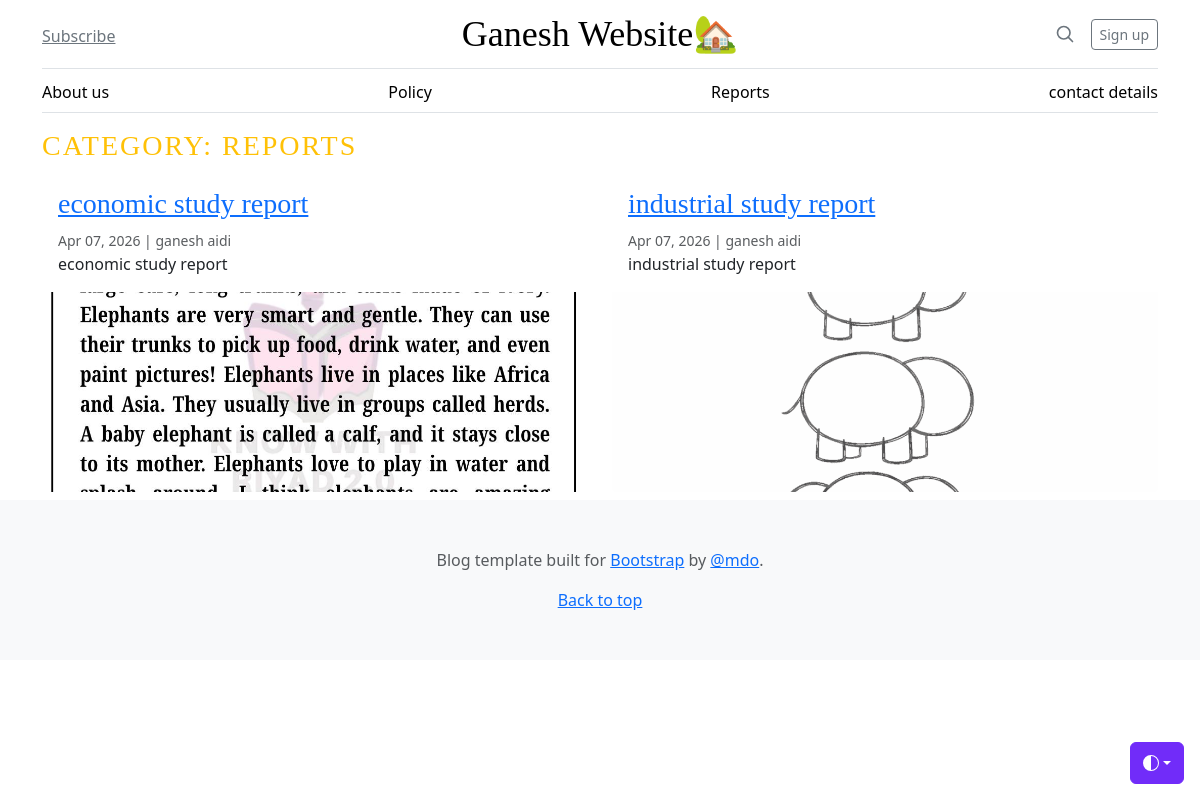
The app's page /category/3/, older data.
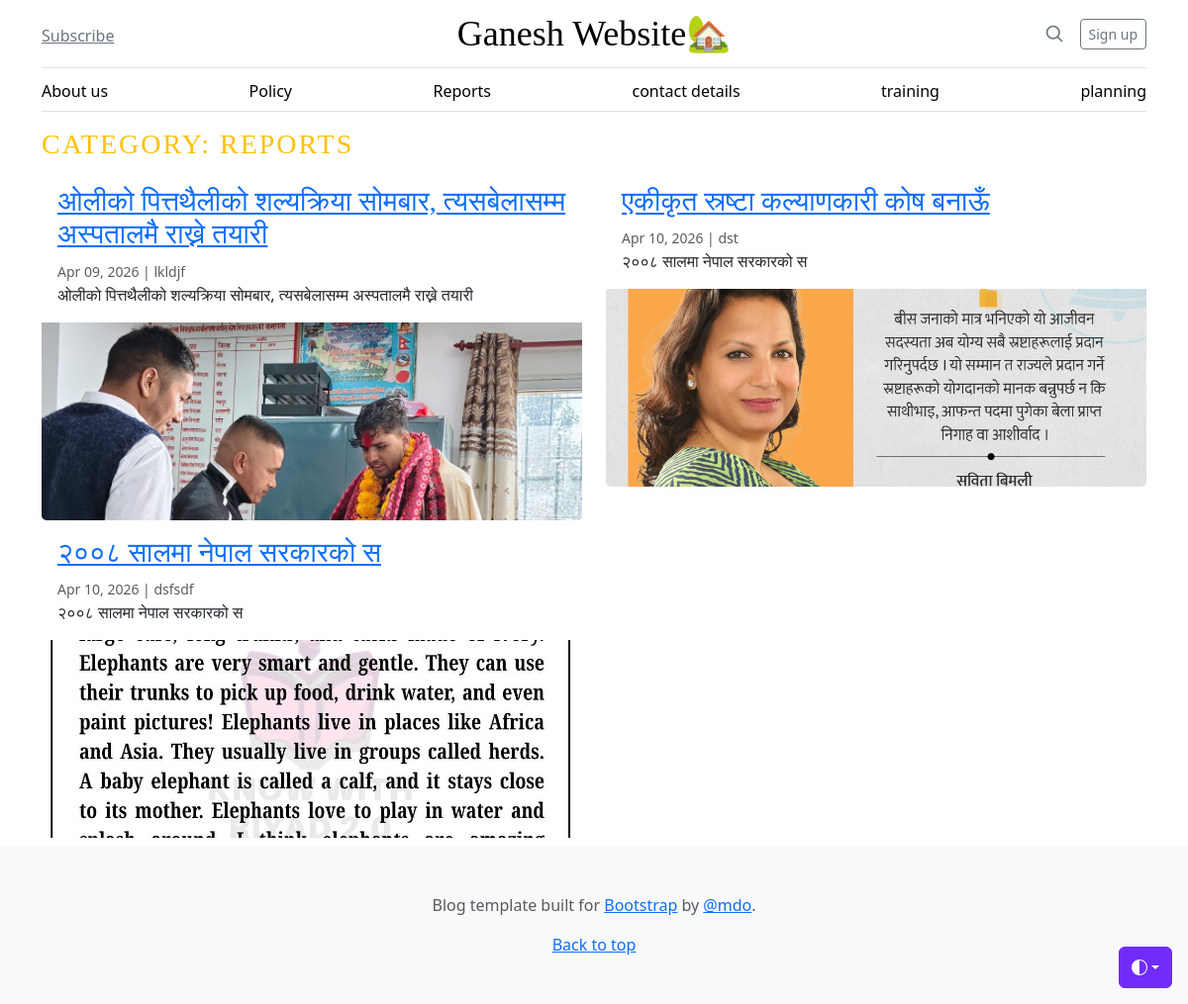
The same page, newer data.
### blog/models.py (models this page shows, shortened)
class Category(models.Model):
    title = models.CharField(max_length=100)
    name = models.CharField(max_length=100)
    created_at = models.DateTimeField(auto_now_add=True)
    updated_at = models.DateTimeField(auto_now=True)

class Blog(models.Model):
    title = models.CharField(max_length=200, null=True, blank=True)
    slug = models.SlugField(unique=True)
    category = models.ForeignKey(Category, on_delete=models.CASCADE)
    author = models.CharField(max_length=100)
    featured_image = models.ImageField(upload_to='blog_images/', null=True, blank=True)
    short_description = models.CharField(max_length=255)
    blog_body = models.TextField()
    status = models.IntegerField(choices=STATUS_CHOICES, default=0)
    featured_post = models.BooleanField(default=False, null=True, blank=True)
    created_at = models.DateTimeField(auto_now_add=True)
    updated_at = models.DateTimeField(auto_now=True)

### blog/views.py (the view)
# urls.py: path('<int:category_id>/', views.post_by_category,
def post_by_category(request, category_id):
    posts = Blog.objects.filter(category_id=category_id, status=1)
    category = get_object_or_404(Category, id=category_id)
    context = {
        'posts': posts,
        'category': category,
    }
    return render(request, 'post_by_category.html', context)

### blog/context_processor.py (called while the page is built)
def get_categories(request):
    categories = Category.objects.all()
    return dict(categories=categories)

### templates/post_by_category.html (shortened to what this page needs)
{% extends "base.html" %} {% block content %}
<div class="container">
  <h3 class="text-uppercase text-warning" style="letter-spacing: 2px">
    Category: {{ category.name }}
  </h3>
  <div class="row mb-2">
    {% if posts %} {% for post in posts %}
    <div class="col-md-6">
      <div class="card border-0">
        <div class="card-body">
          <h3><a href="#"> {{ post.title }} </a></h3>
          <small class="mb-1 text-muted"
            >{{ post.created_at|date:"M d, Y" }} | {{ post.author }}</small
          >
          <p class="card-text">
            {{ post.short_description | truncatewords:10 }}
          </p>
        </div>
        <img
          src="{{ post.featured_image.url }}"
          class="card-img-bottom"
          alt="{{ post.title }}"
          style="height: 200px; object-fit: cover;">
      </div>
    </div>
    {% endfor %} {% else %}
    <div class="col-12">
      <div class="alert alert-info text-center" role="alert">
        No posts found in this category.
      </div>
    </div>
    {% endif %}
  </div>
</div>
{% endblock %}

### templates/base.html (shortened to what this page needs)
{% load static %}
<!doctype html>
<html lang="en" data-bs-theme="auto">
  <head>
    <link href="{% static 'css/bootstrap.min.css' %}" rel="stylesheet" />
    <link href="blog.css" rel="stylesheet" />
  </head>
  <body>
    <div
      class="dropdown position-fixed bottom-0 end-0 mb-3 me-3 bd-mode-toggle"
    >
      <button
        class="btn btn-bd-primary py-2 dropdown-toggle d-flex align-items-center"
        id="bd-theme"
        type="button"
        aria-expanded="false"
        data-bs-toggle="dropdown"
        aria-label="Toggle theme (auto)"
      >
        <svg class="bi my-1 theme-icon-active" aria-hidden="true">
          <use href="#circle-half"></use>
        </svg>
      </button>
    </div>
    <div class="container">
      <header class="border-bottom lh-1 py-3">
        <div class="row flex-nowrap justify-content-between align-items-center">
          <div class="col-4 pt-1">
            <a class="link-secondary" href="#">Subscribe</a>
          </div>
          <div class="col-4 text-center">
            <a
              class="blog-header-logo text-body-emphasis text-decoration-none"
              href="{% url 'home' %}"
              >Ganesh Website🏡</a
            >
          </div>
          <div class="col-4 d-flex justify-content-end align-items-center">
            <a class="link-secondary" href="#" aria-label="Search">
              <svg
                xmlns="http://www.w3.org/2000/svg"
                width="20"
                height="20"
                fill="none"
                stroke="currentColor"
                stroke-linecap="round"
                stroke-linejoin="round"
                stroke-width="2"
                class="mx-3"
                role="img"
                viewBox="0 0 24 24"
              >
                <title>Search</title>
                <circle cx="10.5" cy="10.5" r="7.5"></circle>
                <path d="M21 21l-5.2-5.2"></path>
              </svg>
            </a>
            <a class="btn btn-sm btn-outline-secondary" href="#">Sign up</a>
          </div>
        </div>
      </header>
      <div class="nav-scroller py-1 mb-3 border-bottom">
        <nav class="nav nav-underline justify-content-between">
          {% for category in categories %}
          <a class="nav-item nav-link link-body-emphasis" href="{% url 'post_by_category' category.id %}"
            >{{ category.name }}</a
          >
          {% endfor %}
        </nav>
      </div>
    </div>
    {% block content %} {% endblock %}
    <footer class="py-5 text-center text-body-secondary bg-body-tertiary">
      <p>
        Blog template built for
        <a href="https://getbootstrap.com/">Bootstrap</a> by
        <a href="https://x.com/mdo">@mdo</a>.
      </p>
      <p class="mb-0"><a href="#">Back to top</a></p>
    </footer>
  </body>
</html>

### static/css/blog.css (style rules this page uses)
.blog-header-logo { font-family: "Playfair Display", Georgia, "Times New Roman", serif; font-size: 2.25rem; }
h1, h2, h3, h4, h5, h6 { font-family: "Playfair Display", Georgia, "Times New Roman", serif; }

### templates/base.html (style rules this page uses)
.bi { vertical-align: -0.125em; fill: currentColor; }
.nav-scroller { position: relative; z-index: 2; height: 2.75rem; overflow-y: hidden; }
.nav-scroller .nav { display: flex; flex-wrap: nowrap; padding-bottom: 1rem; margin-top: -1px; overflow-x: auto; text-align: center; white-space: nowrap; -webkit-overflow-scrolling: touch; }
.btn-bd-primary { --bd-violet-bg: #712cf9; --bd-violet-rgb: 112.520718, 44.062154, 249.437846; --bs-btn-font-weight: 600; --bs-btn-color: var(--bs-white); --bs-btn-bg: var(--bd-violet-bg); --bs-btn-border-color: var(--bd-violet-bg); --bs-btn-hover-color: var(--bs-white); --bs-btn-hover-bg: #6528e0; --bs-btn-hover-border-color: #6528e0; --bs-btn-focus-shadow-rgb: var(--bd-violet-rgb); --bs-btn-active-color: var(--bs-btn-hover-color); --bs-btn-active-bg: #5a23c8; --bs-btn-active-border-color: #5a23c8; }
.bd-mode-toggle { z-index: 1500; }
.bd-mode-toggle .bi { width: 1em; height: 1em; }

Row changes from the older to the newer data that the page shows:
removed Blog: title "economic study report", created_at "Apr 07, 2026", author "ganesh aidi", short_description "economic study report", featured_image (picture)
removed Blog: title "industrial study report", created_at "Apr 07, 2026", author "ganesh aidi", short_description "industrial study report", featured_image (picture)
added Category: name "training"
added Category: name "planning"
added Blog: title "ओलीको पित्तथैलीको शल्यक्रिया सोमबार, त्यसबेलासम्म अस्पतालमै राख्ने तयारी", created_at "Apr 09, 2026", author "lkldjf", short_description "ओलीको पित्तथैलीको शल्यक्रिया सोमबार, त्यसबेलासम्म अस्पतालमै राख्ने तयारी", featured_image (picture)
added Blog: title "एकीकृत स्रष्टा कल्याणकारी कोष बनाऊँ", created_at "Apr 10, 2026", author "dst", short_description "२००८ सालमा नेपाल सरकारको स", featured_image (picture)
added Blog: title "२००८ सालमा नेपाल सरकारको स", created_at "Apr 10, 2026", author "dsfsdf", short_description "२००८ सालमा नेपाल सरकारको स", featured_image (picture)
